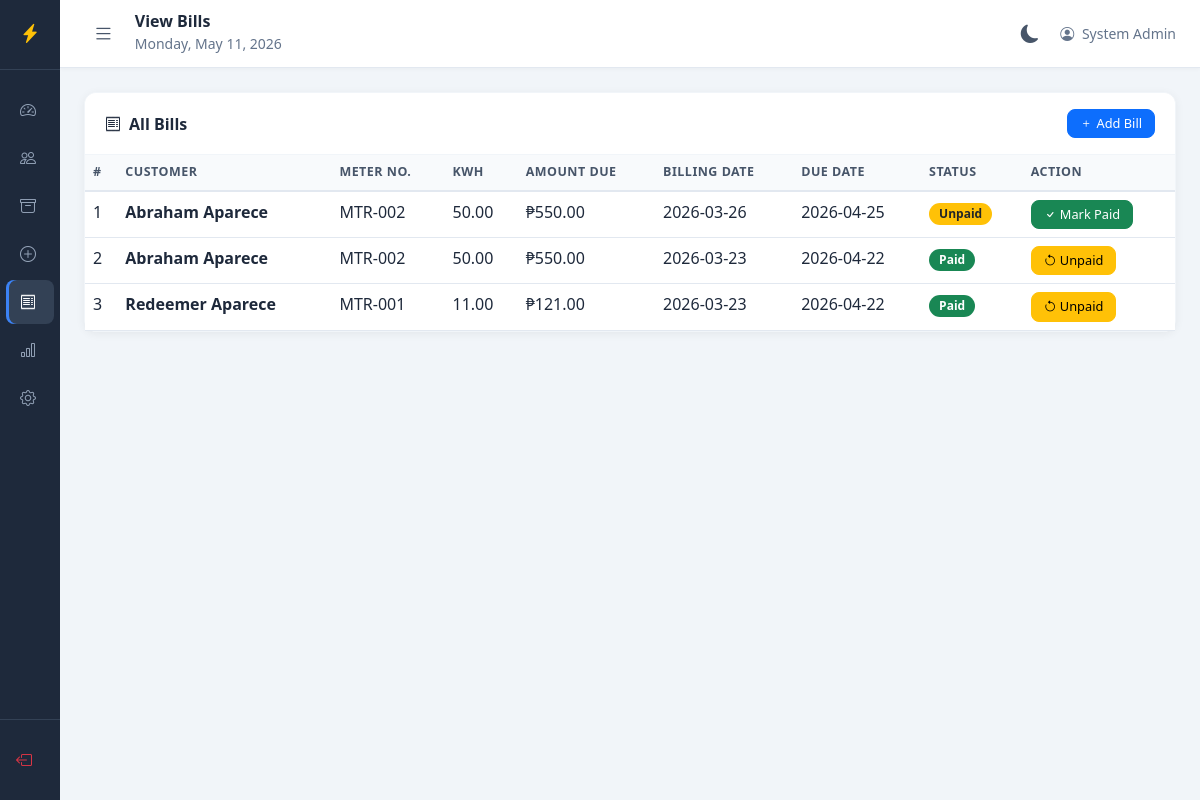
Screenshot of /admin/view_bills.php (signed in) with the database file from the repository.
### tables this page shows
CREATE TABLE `bill` (
  `id` int(11) NOT NULL,
  `uuid` varchar(255) NOT NULL,
  `user_id` int(11) NOT NULL,
  `kwh_consumed` decimal(10,2) NOT NULL,
  `amount_due` decimal(10,2) NOT NULL,
  `billing_date` date NOT NULL,
  `period_month` tinyint(2) NOT NULL DEFAULT 1,
  `period_year` year(4) NOT NULL DEFAULT 2026,
  `due_date` date NOT NULL,
  `status` enum('unpaid','paid','overdue') DEFAULT 'unpaid',
  `dateCreated` timestamp NOT NULL DEFAULT current_timestamp()
);

CREATE TABLE `user` (
  `id` int(11) NOT NULL,
  `uuid` varchar(255) NOT NULL,
  `meter_number` varchar(50) DEFAULT NULL,
  `profile_picture` varchar(255) DEFAULT NULL,
  `firstName` varchar(255) NOT NULL,
  `middleName` varchar(255) DEFAULT NULL,
  `lastname` varchar(255) NOT NULL,
  `emailAddress` varchar(255) NOT NULL,
  `contactNumber` varchar(20) NOT NULL DEFAULT '',
  `dateOfBirth` date DEFAULT NULL,
  `username` varchar(255) NOT NULL,
  `password` varchar(255) NOT NULL,
  `street` varchar(255) NOT NULL,
  `barangay` varchar(255) NOT NULL,
  `city` varchar(255) NOT NULL,
  `dateCreated` timestamp NOT NULL DEFAULT current_timestamp(),
  `status` enum('active','inactive') DEFAULT 'active'
);

### app/controller/bill_controller.php (called while the page is built, shortened)
<?php
require_once __DIR__ . '/auth_controller.php';
function getAllBills() {
    global $conn;
    return $conn->query("
        SELECT b.*,
               u.firstName, u.lastname, u.meter_number,
               CONCAT(u.firstName, ' ', u.lastname) AS full_name
        FROM bill b
        JOIN user u ON b.user_id = u.id
        ORDER BY b.dateCreated DESC
    ");
}
?>

### public/admin/view_bills.php (the view, shortened to what this page needs)
<?php
require_once __DIR__ . '/../../app/config/config.php';
require_once __DIR__ . '/../../app/controller/bill_controller.php';
$bills = getAllBills();
require_once __DIR__ . '/includes/header.php';
?>
<div class="d-flex">
  <?php require_once __DIR__ . '/includes/sidebar.php'; ?>
  <div class="main-content flex-grow-1">
    <?php require_once __DIR__ . '/includes/topbar.php'; ?>
    <div class="page-content">
      <div class="card">
        <div class="card-header d-flex justify-content-between align-items-center">
          <span><i class="bi bi-receipt me-2"></i>All Bills</span>
          <a href="add_bill" class="btn btn-sm btn-primary">
            <i class="bi bi-plus me-1"></i>Add Bill
          </a>
        </div>
        <div class="card-body p-0">
          <div class="table-responsive">
            <table class="table table-hover mb-0">
              <thead>
                <tr>
                  <th>#</th>
                  <th>Customer</th>
                  <th>Meter No.</th>
                  <th>kWh</th>
                  <th>Amount Due</th>
                  <th>Billing Date</th>
                  <th>Due Date</th>
                  <th>Status</th>
                  <th>Action</th>
                </tr>
              </thead>
              <tbody>
                <?php if ($bills->num_rows > 0):
                  $count = 1;
                  while ($row = $bills->fetch_assoc()): ?>
                <tr>
                  <td><?php echo $count++; ?></td>
                  <td class="fw-semibold"><?php echo htmlspecialchars($row['full_name']); ?></td>
                  <td><?php echo htmlspecialchars($row['meter_number']); ?></td>
                  <td><?php echo $row['kwh_consumed']; ?></td>
                  <td>₱<?php echo number_format($row['amount_due'], 2); ?></td>
                  <td><?php echo $row['billing_date']; ?></td>
                  <td><?php echo $row['due_date']; ?></td>
                  <td>
                    <?php if ($row['status'] == 'paid'): ?>
                      <span class="badge bg-success">Paid</span>
                    <?php elseif ($row['status'] == 'overdue'): ?>
                      <span class="badge bg-danger">Overdue</span>
                    <?php else: ?>
                      <span class="badge bg-warning text-dark">Unpaid</span>
                    <?php endif; ?>
                  </td>
                  <td>
                    <?php if ($row['status'] == 'unpaid'): ?>
                      <a href="?toggle=<?php echo $row['id']; ?>&status=unpaid"
                         class="btn btn-sm btn-success"
                         onclick="return confirm('Mark as PAID?')">
                        <i class="bi bi-check"></i> Mark Paid
                      </a>
                    <?php elseif ($row['status'] == 'paid'): ?>
                      <a href="?toggle=<?php echo $row['id']; ?>&status=paid"
                         class="btn btn-sm btn-warning"
                         onclick="return confirm('Mark as UNPAID?')">
                        <i class="bi bi-arrow-counterclockwise"></i> Unpaid
                      </a>
                    <?php endif; ?>
                  </td>
                </tr>
                <?php endwhile; endif; ?>
              </tbody>
            </table>
          </div>
        </div>
      </div>
    </div>
  </div>
</div>
<?php require_once __DIR__ . '/includes/footer.php'; ?>

### public/admin/includes/header.php (style rules this page uses)
:root { --sidebar-bg: #1e293b; --sidebar-border: #334155; --sidebar-link: #94a3b8; --sidebar-hover-bg: #2d3f55; --sidebar-hover-txt: #e2e8f0; --sidebar-active-bg: #334155; --sidebar-active-txt:#ffffff; --sidebar-accent: #3b82f6; --sidebar-brand-txt: #ffffff; --topbar-bg: #ffffff; --topbar-border: #e2e8f0; --topbar-shadow: rgba(0,0,0,0.04); --topbar-txt: #1e293b; --topbar-muted: #64748b; --page-bg: #f1f5f9; --card-bg: #ffffff; --card-border: #f1f5f9; --card-shadow: rgba(0,0,0,0.06); --card-shadow-hover: rgba(0,0,0,0.1); --table-head-bg: #f8fafc; --table-head-txt: #475569; --table-head-border: #e2e8f0; --table-hover-bg: #f8fafc; --body-txt: #1e293b; --muted-txt: #64748b; --toggle-btn-txt: #475569; --toggle-btn-hover: #f1f5f9; --toggle-btn-active: #e2e8f0; --toggle-btn-htxt: #1e293b; }
body { overflow-x: hidden; background: var(--page-bg); color: var(--body-txt); transition: background 0.3s ease, color 0.3s ease; }
.main-content { margin-left: 60px; min-height: 100vh; background: var(--page-bg); transition: margin-left 0.35s cubic-bezier(0.4, 0, 0.2, 1), background 0.3s ease; }
.page-content { padding: 24px; }
.card { border: 1px solid var(--card-border) !important; border-radius: 12px; background: var(--card-bg) !important; box-shadow: 0 2px 10px var(--card-shadow); transition: box-shadow 0.2s ease, background 0.3s ease, border-color 0.3s ease; }
.card-header { background: var(--card-bg) !important; border-bottom: 1px solid var(--card-border) !important; border-radius: 12px 12px 0 0 !important; font-weight: 600; padding: 16px 20px; color: var(--body-txt); transition: background 0.3s ease, border-color 0.3s ease; }
.table thead th { background: var(--table-head-bg) !important; color: var(--table-head-txt) !important; font-size: 0.78rem; text-transform: uppercase; letter-spacing: 0.5px; border-bottom: 2px solid var(--table-head-border) !important; font-weight: 600; transition: background 0.3s ease, color 0.3s ease; }
.table tbody tr { transition: background 0.15s ease; }
.table tbody td { color: var(--body-txt); border-color: var(--table-head-border) !important; }
.badge { font-size: 0.75rem; padding: 5px 10px; border-radius: 20px; }
.btn { border-radius: 8px; font-size: 0.875rem; transition: all 0.2s ease; }
.btn-sm { padding: 4px 12px; font-size: 0.8rem; }

### rows the page displays
bill: full_name "Abraham Aparece", user.meter_number "MTR-002", kwh_consumed "50.00", amount_due "550.00", billing_date "2026-03-26", due_date "2026-04-25", status "Unpaid"
bill: full_name "Abraham Aparece", user.meter_number "MTR-002", kwh_consumed "50.00", amount_due "550.00", billing_date "2026-03-23", due_date "2026-04-22", status "Paid"
bill: full_name "Redeemer Aparece", user.meter_number "MTR-001", kwh_consumed "11.00", amount_due "121.00", billing_date "2026-03-23", due_date "2026-04-22", status "Paid"

### other values shown
$page_title "View Bills"
$_SESSION['admin_name'] "System Admin"
